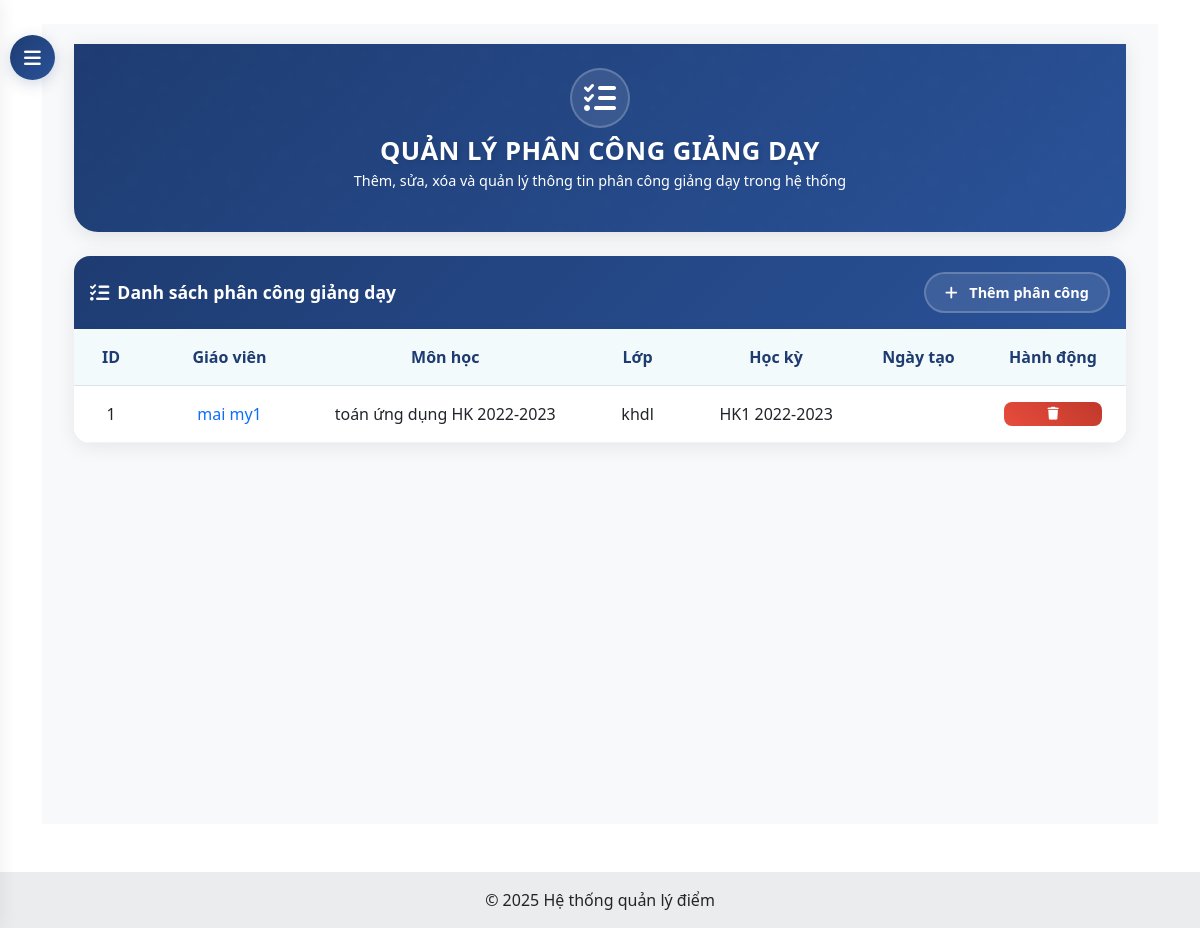
The app's page /dashboard/assignments/ (signed in), older data.
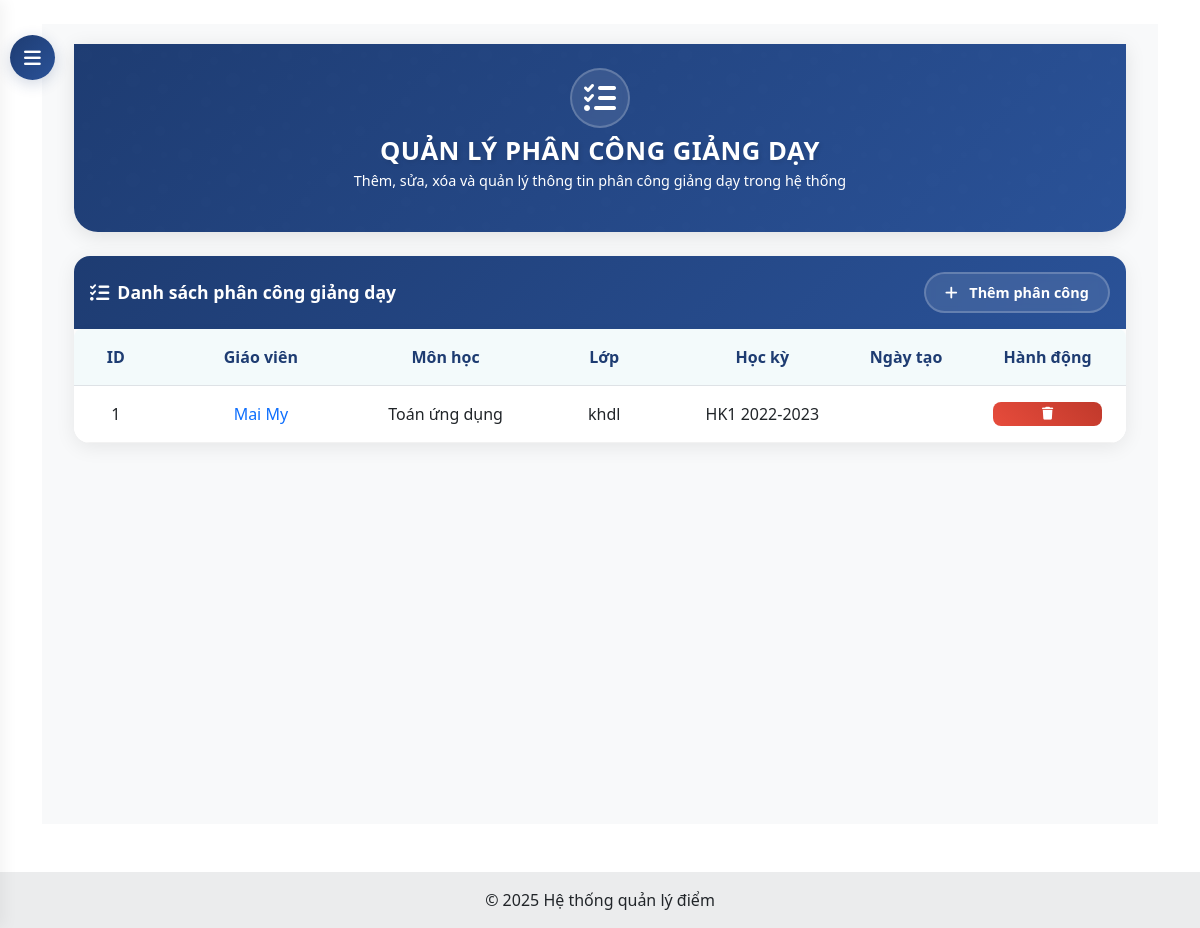
The same page, newer data.
### core/models.py (models this page shows, shortened)
class TeacherAssignment(models.Model):
    teacher = models.ForeignKey(Teacher, on_delete=models.CASCADE)
    subject = models.ForeignKey(Subject, on_delete=models.CASCADE)
    classroom = models.ForeignKey(ClassRoom, on_delete=models.CASCADE)
    semester = models.ForeignKey(Semester, on_delete=models.CASCADE)
    class Meta:
        unique_together = ('teacher', 'subject', 'classroom', 'semester')

class Teacher(models.Model):
    user = models.OneToOneField(User, on_delete=models.CASCADE)
    phone = models.CharField(max_length=15, blank=True, null=True)
    date_of_birth = models.DateField(blank=True, null=True)
    address = models.TextField(blank=True, null=True)
    is_active = models.BooleanField(default=True)

class Subject(models.Model):
    name = models.CharField(max_length=100)

class ClassRoom(models.Model):
    class_code = models.CharField(max_length=10)
    name = models.CharField(max_length=100)

class Semester(models.Model):
    name = models.CharField(max_length=50)  # e.g., "HK1 2022-2023"
    start_date = models.DateField()
    end_date = models.DateField()
    is_active = models.BooleanField(default=True)

### core/views.py (the view)
# urls.py: path('dashboard/assignments/', views.teacher_assignment_list, name='teacher_assignment_list'),
@login_required
@user_passes_test(is_admin)
def teacher_assignment_list(request):
    assignments = TeacherAssignment.objects.all()
    return render(request, 'core/admin/assignment_list.html', {'assignments': assignments})

### core/views.py (called while the page is built)
def is_admin(user):
    return user.is_superuser

### templates/core/admin/assignment_list.html (shortened to what this page needs)
{% extends 'base.html' %}
{% block content %}
<button id="sidebarCollapse">
    <i class="fas fa-bars"></i>
</button>
<div id="content">
    <div class="container-fluid">
        <div class="hero-section">
            <div class="container">
                <div class="row justify-content-center text-center">
                    <div class="col-md-8">
                        <div class="hero-icon">
                            <i class="fas fa-tasks"></i>
                        </div>
                        <h1 class="hero-title">QUẢN LÝ PHÂN CÔNG GIẢNG DẠY</h1>
                        <p class="hero-subtitle">Thêm, sửa, xóa và quản lý thông tin phân công giảng dạy trong hệ thống</p>
                    </div>
                </div>
            </div>
        </div>
        <div class="assignment-card">
            <div class="card-header d-flex justify-content-between align-items-center">
                <h4 class="mb-0">
                    <i class="fas fa-tasks"></i>
                    Danh sách phân công giảng dạy
                </h4>
                <div>
                    <a href="{% url 'teacher_assignment_create' %}" class="btn btn-add">
                        <i class="fas fa-plus"></i>
                        Thêm phân công
                    </a>
                </div>
            </div>
            <div class="card-body">
                {% if assignments %}
                <div class="table-responsive">
                    <table class="table">
                        <thead>
                            <tr>
                                <th>ID</th>
                                <th>Giáo viên</th>
                                <th>Môn học</th>
                                <th>Lớp</th>
                                <th>Học kỳ</th>
                                <th>Ngày tạo</th>
                                <th>Hành động</th>
                            </tr>
                        </thead>
                        <tbody>
                            {% for assignment in assignments %}
                            <tr>
                                <td>{{ assignment.id }}</td>
                                <td>
                                    <a href="{% url 'teacher_detail' assignment.teacher.id %}" class="text-primary">
                                        {{ assignment.teacher.user.get_full_name }}
                                    </a>
                                </td>
                                <td>{{ assignment.subject.name }}</td>
                                <td>{{ assignment.classroom.name }}</td>
                                <td>{{ assignment.semester.name }}</td>
                                <td>{{ assignment.created_at|date:"d/m/Y" }}</td>
                                <td>
                                    <div class="btn-group">
                                        <button class="btn btn-danger" onclick="deleteAssignment({{ assignment.id }})" title="Xóa phân công">
                                            <i class="fas fa-trash"></i>
                                        </button>
                                    </div>
                                </td>
                            </tr>
                            {% endfor %}
                        </tbody>
                    </table>
                </div>
                {% else %}
                <div class="alert alert-info text-center">
                    <i class="fas fa-info-circle me-2"></i>Chưa có phân công giảng dạy nào trong hệ thống.
                </div>
                {% endif %}
            </div>
        </div>
    </div>
</div>
{% endblock %}

Row changes from the older to the newer data that the page shows:
changed through a linked row, TeacherAssignment "khdl": teacher.user.get_full_name "mai my1" → "Mai My"; subject.name "toán ứng dụng HK 2022-2023" → "Toán ứng dụng"
